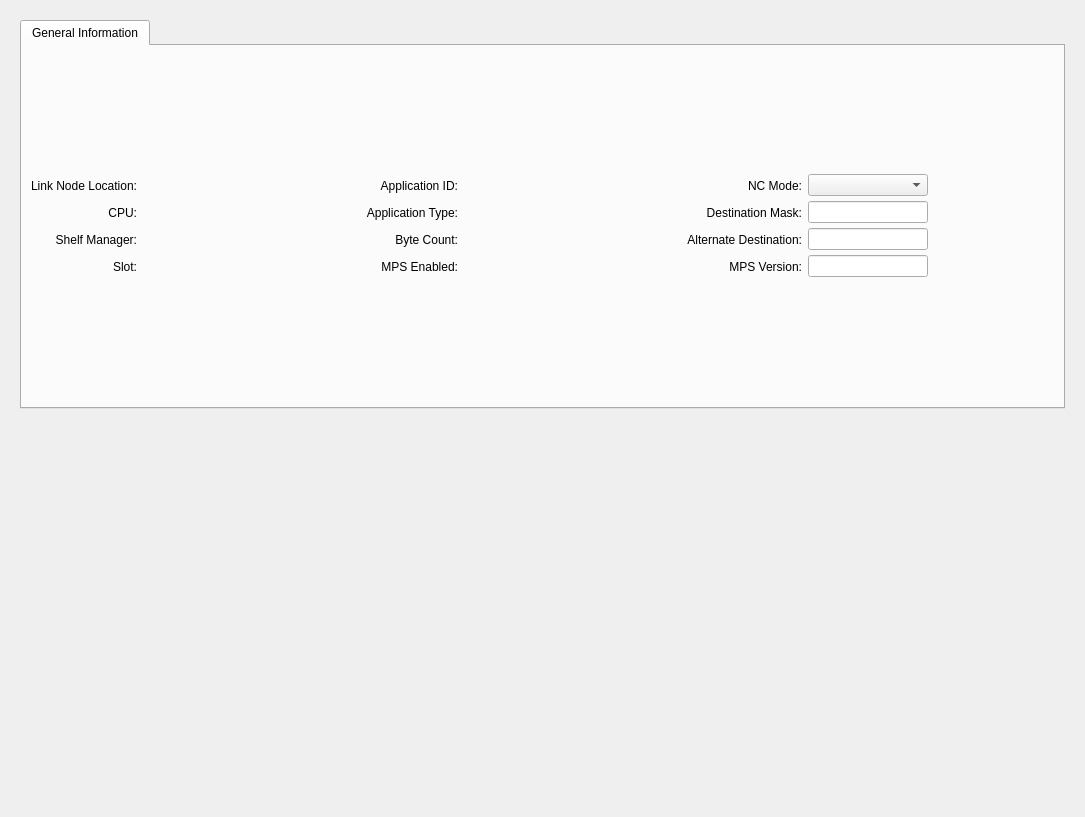
<?xml version="1.0" encoding="UTF-8"?>
<ui version="4.0">
 <class>Form</class>
 <widget class="QWidget" name="Form">
  <property name="geometry">
   <rect>
    <x>0</x>
    <y>0</y>
    <width>1085</width>
    <height>817</height>
   </rect>
  </property>
  <property name="windowTitle">
   <string>Form</string>
  </property>
  <property name="styleSheet">
   <string notr="true"/>
  </property>
  <layout class="QVBoxLayout" name="verticalLayout_2">
   <item>
    <widget class="QScrollArea" name="scrollArea">
     <property name="frameShape">
      <enum>QFrame::NoFrame</enum>
     </property>
     <property name="widgetResizable">
      <bool>true</bool>
     </property>
     <widget class="QWidget" name="scrollAreaWidgetContents">
      <property name="geometry">
       <rect>
        <x>0</x>
        <y>0</y>
        <width>1067</width>
        <height>799</height>
       </rect>
      </property>
      <layout class="QVBoxLayout" name="verticalLayout_3">
       <item>
        <layout class="QVBoxLayout" name="verticalLayout">
         <item>
          <widget class="QTabWidget" name="tabWidget_12">
           <property name="currentIndex">
            <number>0</number>
           </property>
           <widget class="QWidget" name="tab_23">
            <attribute name="title">
             <string>General Information</string>
            </attribute>
            <layout class="QGridLayout" name="gridLayout_55">
             <item row="0" column="0">
              <layout class="QGridLayout" name="gridLayout_54">
               <property name="verticalSpacing">
                <number>2</number>
               </property>
               <item row="2" column="6">
                <widget class="QLabel" name="label_10">
                 <property name="text">
                  <string>Alternate Destination:</string>
                 </property>
                 <property name="alignment">
                  <set>Qt::AlignRight|Qt::AlignTrailing|Qt::AlignVCenter</set>
                 </property>
                </widget>
               </item>
               <item row="3" column="8">
                <widget class="PyDMLabel" name="PyDMLabel_11">
                 <property name="minimumSize">
                  <size>
                   <width>120</width>
                   <height>25</height>
                  </size>
                 </property>
                 <property name="toolTip">
                  <string/>
                 </property>
                 <property name="alignment">
                  <set>Qt::AlignCenter</set>
                 </property>
                 <property name="alarmSensitiveContent" stdset="0">
                  <bool>true</bool>
                 </property>
                 <property name="channel" stdset="0">
                  <string>ca://${P}:MPS_VER_RBV</string>
                 </property>
                </widget>
               </item>
               <item row="1" column="6">
                <widget class="QLabel" name="label_9">
                 <property name="text">
                  <string>Destination Mask:</string>
                 </property>
                 <property name="alignment">
                  <set>Qt::AlignRight|Qt::AlignTrailing|Qt::AlignVCenter</set>
                 </property>
                </widget>
               </item>
               <item row="3" column="7">
                <widget class="PyDMLineEdit" name="PyDMLineEdit_3">
                 <property name="minimumSize">
                  <size>
                   <width>120</width>
                   <height>0</height>
                  </size>
                 </property>
                 <property name="toolTip">
                  <string/>
                 </property>
                 <property name="alignment">
                  <set>Qt::AlignCenter</set>
                 </property>
                 <property name="channel" stdset="0">
                  <string>ca://${P}:MPS_VER</string>
                 </property>
                </widget>
               </item>
               <item row="2" column="7">
                <widget class="PyDMLineEdit" name="PyDMLineEdit_2">
                 <property name="minimumSize">
                  <size>
                   <width>120</width>
                   <height>0</height>
                  </size>
                 </property>
                 <property name="toolTip">
                  <string/>
                 </property>
                 <property name="alignment">
                  <set>Qt::AlignCenter</set>
                 </property>
                 <property name="channel" stdset="0">
                  <string>ca://${P}:ALT_DEST_MASK</string>
                 </property>
                </widget>
               </item>
               <item row="1" column="0">
                <widget class="QLabel" name="label_105">
                 <property name="text">
                  <string>CPU:</string>
                 </property>
                 <property name="alignment">
                  <set>Qt::AlignRight|Qt::AlignTrailing|Qt::AlignVCenter</set>
                 </property>
                </widget>
               </item>
               <item row="3" column="3">
                <widget class="QLabel" name="label_7">
                 <property name="text">
                  <string>MPS Enabled:</string>
                 </property>
                 <property name="alignment">
                  <set>Qt::AlignRight|Qt::AlignTrailing|Qt::AlignVCenter</set>
                 </property>
                </widget>
               </item>
               <item row="2" column="4">
                <widget class="PyDMLabel" name="PyDMLabel_6">
                 <property name="minimumSize">
                  <size>
                   <width>120</width>
                   <height>25</height>
                  </size>
                 </property>
                 <property name="toolTip">
                  <string/>
                 </property>
                 <property name="alignment">
                  <set>Qt::AlignCenter</set>
                 </property>
                 <property name="alarmSensitiveContent" stdset="0">
                  <bool>true</bool>
                 </property>
                 <property name="channel" stdset="0">
                  <string>ca://${P}:BYTE_COUNT</string>
                 </property>
                </widget>
               </item>
               <item row="3" column="6">
                <widget class="QLabel" name="label_11">
                 <property name="text">
                  <string>MPS Version:</string>
                 </property>
                 <property name="alignment">
                  <set>Qt::AlignRight|Qt::AlignTrailing|Qt::AlignVCenter</set>
                 </property>
                </widget>
               </item>
               <item row="3" column="0">
                <widget class="QLabel" name="label_107">
                 <property name="text">
                  <string>Slot:</string>
                 </property>
                 <property name="alignment">
                  <set>Qt::AlignRight|Qt::AlignTrailing|Qt::AlignVCenter</set>
                 </property>
                </widget>
               </item>
               <item row="0" column="3">
                <widget class="QLabel" name="label">
                 <property name="text">
                  <string>Application ID:</string>
                 </property>
                 <property name="alignment">
                  <set>Qt::AlignRight|Qt::AlignTrailing|Qt::AlignVCenter</set>
                 </property>
                </widget>
               </item>
               <item row="1" column="1">
                <widget class="PyDMLabel" name="PyDMLabel_119">
                 <property name="minimumSize">
                  <size>
                   <width>120</width>
                   <height>25</height>
                  </size>
                 </property>
                 <property name="toolTip">
                  <string/>
                 </property>
                 <property name="alignment">
                  <set>Qt::AlignCenter</set>
                 </property>
                 <property name="alarmSensitiveContent" stdset="0">
                  <bool>true</bool>
                 </property>
                 <property name="channel" stdset="0">
                  <string>ca://${P}:LN_CPU_NAME</string>
                 </property>
                </widget>
               </item>
               <item row="0" column="6">
                <widget class="QLabel" name="label_8">
                 <property name="text">
                  <string>NC Mode:</string>
                 </property>
                 <property name="alignment">
                  <set>Qt::AlignRight|Qt::AlignTrailing|Qt::AlignVCenter</set>
                 </property>
                </widget>
               </item>
               <item row="1" column="8">
                <widget class="PyDMLabel" name="PyDMLabel_9">
                 <property name="minimumSize">
                  <size>
                   <width>120</width>
                   <height>25</height>
                  </size>
                 </property>
                 <property name="toolTip">
                  <string/>
                 </property>
                 <property name="alignment">
                  <set>Qt::AlignCenter</set>
                 </property>
                 <property name="alarmSensitiveContent" stdset="0">
                  <bool>true</bool>
                 </property>
                 <property name="channel" stdset="0">
                  <string>ca://${P}:BEAM_DEST_MASK_RBV</string>
                 </property>
                </widget>
               </item>
               <item row="0" column="1">
                <widget class="PyDMLabel" name="PyDMLabel_118">
                 <property name="minimumSize">
                  <size>
                   <width>120</width>
                   <height>25</height>
                  </size>
                 </property>
                 <property name="toolTip">
                  <string/>
                 </property>
                 <property name="alignment">
                  <set>Qt::AlignCenter</set>
                 </property>
                 <property name="alarmSensitiveContent" stdset="0">
                  <bool>true</bool>
                 </property>
                 <property name="channel" stdset="0">
                  <string>${P}:LN_LOCATION</string>
                 </property>
                </widget>
               </item>
               <item row="0" column="0">
                <widget class="QLabel" name="label_104">
                 <property name="text">
                  <string>Link Node Location:</string>
                 </property>
                 <property name="alignment">
                  <set>Qt::AlignRight|Qt::AlignTrailing|Qt::AlignVCenter</set>
                 </property>
                </widget>
               </item>
               <item row="0" column="7">
                <widget class="PyDMEnumComboBox" name="PyDMEnumComboBox">
                 <property name="minimumSize">
                  <size>
                   <width>120</width>
                   <height>0</height>
                  </size>
                 </property>
                 <property name="toolTip">
                  <string/>
                 </property>
                 <property name="channel" stdset="0">
                  <string>ca://${P}:LC1_MODE</string>
                 </property>
                </widget>
               </item>
               <item row="1" column="4">
                <widget class="PyDMLabel" name="PyDMLabel_5">
                 <property name="minimumSize">
                  <size>
                   <width>120</width>
                   <height>25</height>
                  </size>
                 </property>
                 <property name="toolTip">
                  <string/>
                 </property>
                 <property name="alignment">
                  <set>Qt::AlignCenter</set>
                 </property>
                 <property name="showUnits" stdset="0">
                  <bool>true</bool>
                 </property>
                 <property name="alarmSensitiveContent" stdset="0">
                  <bool>true</bool>
                 </property>
                 <property name="channel" stdset="0">
                  <string>ca://${P}:APP_TYPE</string>
                 </property>
                 <property name="displayFormat" stdset="0">
                  <enum>PyDMLabel::String</enum>
                 </property>
                </widget>
               </item>
               <item row="2" column="8">
                <widget class="PyDMLabel" name="PyDMLabel_10">
                 <property name="minimumSize">
                  <size>
                   <width>120</width>
                   <height>25</height>
                  </size>
                 </property>
                 <property name="toolTip">
                  <string/>
                 </property>
                 <property name="alignment">
                  <set>Qt::AlignCenter</set>
                 </property>
                 <property name="alarmSensitiveContent" stdset="0">
                  <bool>true</bool>
                 </property>
                 <property name="channel" stdset="0">
                  <string>ca://${P}:ALT_DEST_MASK_RBV</string>
                 </property>
                </widget>
               </item>
               <item row="3" column="1">
                <widget class="PyDMLabel" name="PyDMLabel_121">
                 <property name="minimumSize">
                  <size>
                   <width>120</width>
                   <height>25</height>
                  </size>
                 </property>
                 <property name="toolTip">
                  <string/>
                 </property>
                 <property name="alignment">
                  <set>Qt::AlignCenter</set>
                 </property>
                 <property name="alarmSensitiveContent" stdset="0">
                  <bool>true</bool>
                 </property>
                 <property name="channel" stdset="0">
                  <string>ca://${P}:SLOT</string>
                 </property>
                </widget>
               </item>
               <item row="0" column="2">
                <spacer name="horizontalSpacer_4">
                 <property name="orientation">
                  <enum>Qt::Horizontal</enum>
                 </property>
                 <property name="sizeHint" stdset="0">
                  <size>
                   <width>40</width>
                   <height>20</height>
                  </size>
                 </property>
                </spacer>
               </item>
               <item row="0" column="4">
                <widget class="PyDMLabel" name="PyDMLabel_4">
                 <property name="minimumSize">
                  <size>
                   <width>120</width>
                   <height>25</height>
                  </size>
                 </property>
                 <property name="toolTip">
                  <string/>
                 </property>
                 <property name="alignment">
                  <set>Qt::AlignCenter</set>
                 </property>
                 <property name="alarmSensitiveContent" stdset="0">
                  <bool>true</bool>
                 </property>
                 <property name="channel" stdset="0">
                  <string>ca://${P}:APP_ID</string>
                 </property>
                </widget>
               </item>
               <item row="1" column="7">
                <widget class="PyDMLineEdit" name="PyDMLineEdit">
                 <property name="minimumSize">
                  <size>
                   <width>120</width>
                   <height>0</height>
                  </size>
                 </property>
                 <property name="toolTip">
                  <string/>
                 </property>
                 <property name="alignment">
                  <set>Qt::AlignCenter</set>
                 </property>
                 <property name="channel" stdset="0">
                  <string>ca://${P}:BEAM_DEST_MASK</string>
                 </property>
                </widget>
               </item>
               <item row="2" column="0">
                <widget class="QLabel" name="label_106">
                 <property name="text">
                  <string>Shelf Manager:</string>
                 </property>
                 <property name="alignment">
                  <set>Qt::AlignRight|Qt::AlignTrailing|Qt::AlignVCenter</set>
                 </property>
                </widget>
               </item>
               <item row="3" column="4">
                <widget class="PyDMLabel" name="PyDMLabel_7">
                 <property name="minimumSize">
                  <size>
                   <width>120</width>
                   <height>25</height>
                  </size>
                 </property>
                 <property name="toolTip">
                  <string/>
                 </property>
                 <property name="alignment">
                  <set>Qt::AlignCenter</set>
                 </property>
                 <property name="alarmSensitiveContent" stdset="0">
                  <bool>true</bool>
                 </property>
                 <property name="channel" stdset="0">
                  <string>ca://${P}:MPS_EN_RBV</string>
                 </property>
                </widget>
               </item>
               <item row="0" column="8">
                <widget class="PyDMLabel" name="PyDMLabel_8">
                 <property name="minimumSize">
                  <size>
                   <width>120</width>
                   <height>25</height>
                  </size>
                 </property>
                 <property name="toolTip">
                  <string/>
                 </property>
                 <property name="alignment">
                  <set>Qt::AlignCenter</set>
                 </property>
                 <property name="alarmSensitiveContent" stdset="0">
                  <bool>true</bool>
                 </property>
                 <property name="channel" stdset="0">
                  <string>ca://${P}:LC1_MODE_RBV</string>
                 </property>
                </widget>
               </item>
               <item row="1" column="3">
                <widget class="QLabel" name="label_2">
                 <property name="text">
                  <string>Application Type:</string>
                 </property>
                 <property name="alignment">
                  <set>Qt::AlignRight|Qt::AlignTrailing|Qt::AlignVCenter</set>
                 </property>
                </widget>
               </item>
               <item row="2" column="1">
                <widget class="PyDMLabel" name="PyDMLabel_120">
                 <property name="minimumSize">
                  <size>
                   <width>120</width>
                   <height>25</height>
                  </size>
                 </property>
                 <property name="toolTip">
                  <string/>
                 </property>
                 <property name="alignment">
                  <set>Qt::AlignCenter</set>
                 </property>
                 <property name="alarmSensitiveContent" stdset="0">
                  <bool>true</bool>
                 </property>
                 <property name="channel" stdset="0">
                  <string>ca://${P}:LN_SHM_NAME</string>
                 </property>
                </widget>
               </item>
               <item row="2" column="3">
                <widget class="QLabel" name="label_6">
                 <property name="text">
                  <string>Byte Count:</string>
                 </property>
                 <property name="alignment">
                  <set>Qt::AlignRight|Qt::AlignTrailing|Qt::AlignVCenter</set>
                 </property>
                </widget>
               </item>
               <item row="0" column="5">
                <spacer name="horizontalSpacer_3">
                 <property name="orientation">
                  <enum>Qt::Horizontal</enum>
                 </property>
                 <property name="sizeHint" stdset="0">
                  <size>
                   <width>40</width>
                   <height>20</height>
                  </size>
                 </property>
                </spacer>
               </item>
              </layout>
             </item>
            </layout>
           </widget>
          </widget>
         </item>
         <item>
          <spacer name="verticalSpacer">
           <property name="orientation">
            <enum>Qt::Vertical</enum>
           </property>
           <property name="sizeHint" stdset="0">
            <size>
             <width>20</width>
             <height>40</height>
            </size>
           </property>
          </spacer>
         </item>
        </layout>
       </item>
      </layout>
     </widget>
    </widget>
   </item>
  </layout>
 </widget>
 <customwidgets>
  <customwidget>
   <class>PyDMLabel</class>
   <extends>QLabel</extends>
   <header>pydm.widgets.label</header>
  </customwidget>
  <customwidget>
   <class>PyDMEnumComboBox</class>
   <extends>QComboBox</extends>
   <header>pydm.widgets.enum_combo_box</header>
  </customwidget>
  <customwidget>
   <class>PyDMLineEdit</class>
   <extends>QLineEdit</extends>
   <header>pydm.widgets.line_edit</header>
  </customwidget>
 </customwidgets>
 <resources/>
 <connections/>
</ui>
